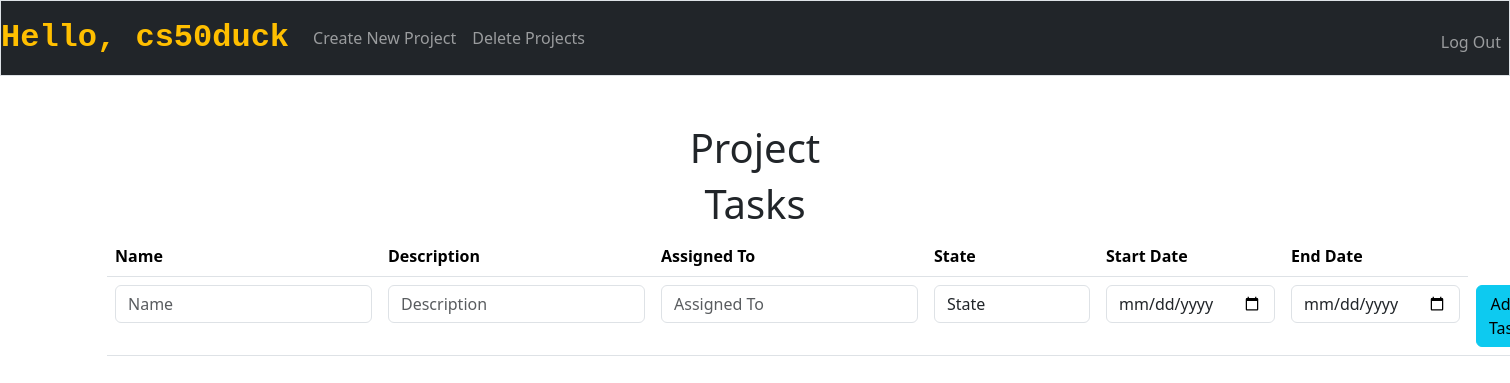
The page /edit_project/11 (signed in) on the database as committed earlier.
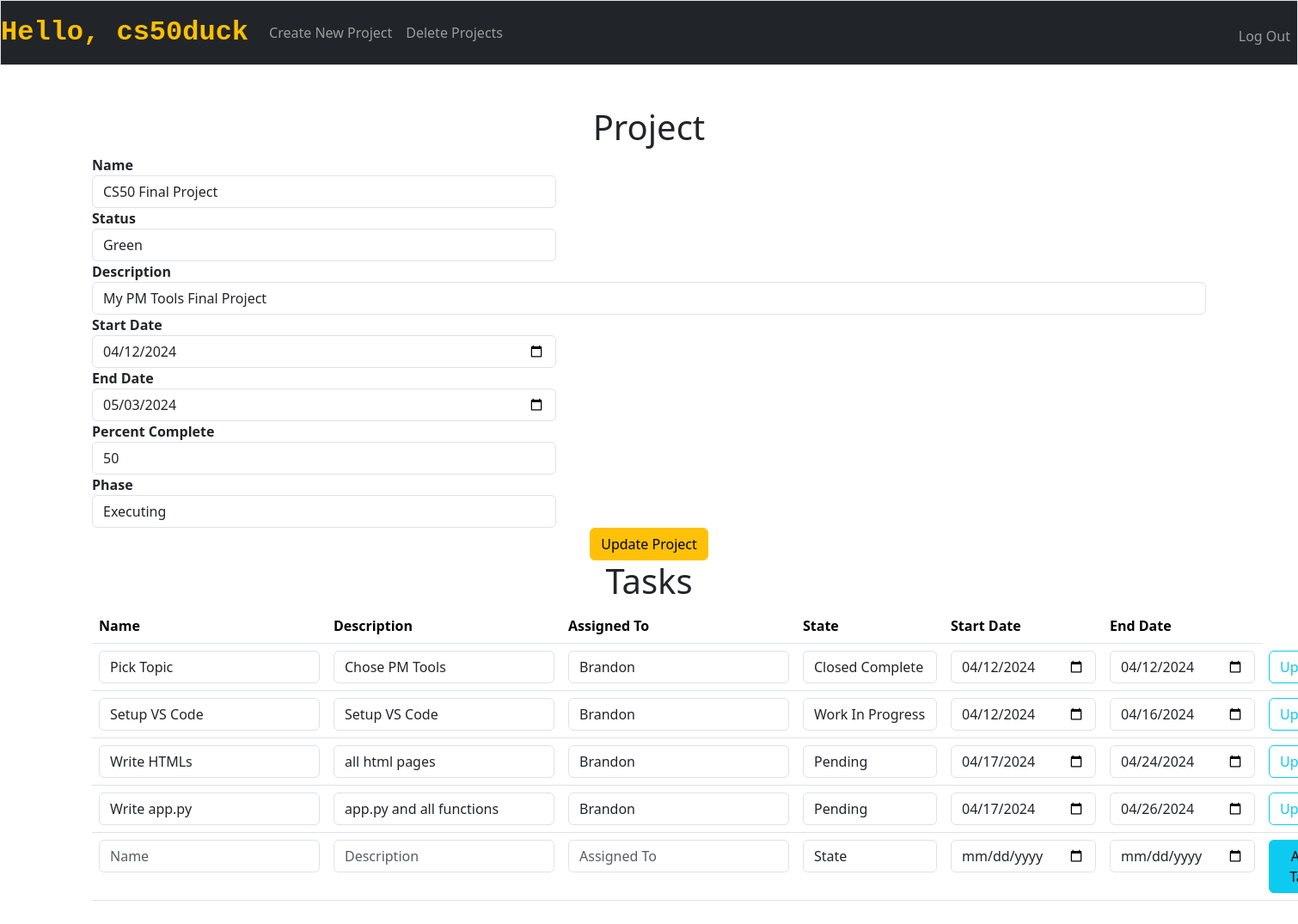
The same page on the database as committed later.
### tables this page shows
CREATE TABLE projects(
	id INTEGER PRIMARY KEY AUTOINCREMENT NOT NULL,
	user_id INTEGER NOT NULL,
	name TEXT NOT NULL,
	description TEXT NOT NULL,
	start_date DATE NOT NULL,
	end_date DATE NOT NULL,
	percent_complete INTEGER NOT NULL DEFAULT 0,
	status TEXT CHECK(status IN('Green', 'Yellow', 'Red')) NOT NULL DEFAULT 'Green',
	phase TEXT CHECK(phase IN('Initiating', 'Plannning', 'Executing', 'Delivering', 'Closing')) NOT NULL DEFAULT 'Initiating',
	FOREIGN KEY(user_id) REFERENCES users(id)
	);

CREATE TABLE tasks(
	id INTEGER PRIMARY KEY AUTOINCREMENT NOT NULL,
	user_id INTEGER NOT NULL,
	project_id INTEGER NOT NULL,
	name TEXT NOT NULL,
	description TEXT NOT NULL,
	assigned_to TEXT NOT NULL,
	state TEXT CHECK(state IN('Pending', 'Work In Progress', 'Closed Complete', 'Closed Skipped')) NOT NULL DEFAULT 'Pending',
	start_date DATE NOT NULL,
	end_date DATE NOT NULL,
	FOREIGN KEY(user_id) REFERENCES users(id),
	FOREIGN KEY(project_id) REFERENCES projects(id)
	);

### app.py (the view)
@app.route("/edit_project/<project_id>", methods=["GET", "POST"])
@login_required
def edit_project(project_id):
    user = db.execute("SELECT username FROM users WHERE id = ?", session["user_id"])[0]
    projects = db.execute("SELECT * FROM projects WHERE id = ?", project_id)
    tasks = db.execute("SELECT * FROM tasks WHERE project_id = ? ORDER BY end_date", project_id)
    if request.method == "POST":
        if "project_update" in request.form:
            db.execute("UPDATE projects SET name = ?, description = ?, start_date = ?, end_date = ?, percent_complete = ?, status = ?, phase = ? WHERE id = ?",
                       request.form.get("name"), request.form.get("description"), request.form.get("start_date"), request.form.get("end_date"),
                       request.form.get("percent_complete"), request.form.get("status"), request.form.get("phase"), project_id)
            url = "/edit_project/" + project_id
            return redirect(url)
        elif "add_task" in request.form:
            db.execute("INSERT INTO tasks (user_id, project_id, name, description, assigned_to, state, start_date, end_date) VALUES(?, ?, ?, ?, ?, ?, ?, ?)",
                       session["user_id"], project_id, request.form.get("name"), request.form.get("description"), request.form.get("assigned_to"),
                       request.form.get("state"), request.form.get("start_date"), request.form.get("end_date"))
            url = "/edit_project/" + project_id
            return redirect(url)
        elif "task_update" in request.form:
            db.execute("UPDATE tasks SET name = ?, description = ?, assigned_to = ?, state = ?, start_date = ?, end_date = ? WHERE id = ?",
                       request.form.get("name"), request.form.get("description"), request.form.get("assigned_to"), request.form.get("state"),
                       request.form.get("start_date"), request.form.get("end_date"), request.form.get("task_update"))
            url = "/edit_project/" + project_id
            return redirect(url)
    else:
        return render_template("edit_project.html", project_id=project_id, user=user, projects=projects, tasks=tasks)

### app.py (called while the page is built)
@app.after_request
def after_request(response):
    response.headers["Cache-Control"] = "no-cache, no-store, must-revalidate"
    response.headers["Expires"] = 0
    response.headers["Pragma"] = "no-cache"
    return response

### helpers.py (called while the page is built)
def login_required(f):
    @wraps(f)
    def decorated_function(*args, **kwargs):
        if session.get("user_id") is None:
            return redirect("/login")
        return f(*args, **kwargs)
    return decorated_function

### templates/edit_project.html (shortened to what the changed rows need)
{% extends "layout.html" %}
{% block main %}
    <h1>Project</h1>
    <form class="form-inline" action="/edit_project/{{ project_id }}" method="post">
        {% for project in projects %}
            <div class="form-row" style="text-align:left">
                <div class="col-md-5">
                    <label for="name"><b>Name</b></label>
                    <input type="text" class="form-control" id="name" name="name" value="{{ project.name if project.name else '' }}">
                </div>
                <div class="col-md-5">
                    <label for="status"><b>Status</b></label>
                    <select class="form-control" name="status" id="status">
                        <option value="Green" {% if project.status == "Green" %}selected{% endif %}>Green</option>
                    </select>
                </div>
            </div>
            <div class="form-group" style="text-align:left">
                    <label for="description"><b>Description</b></label>
                    <input type="text" class="form-control" id="description" name="description" value="{{ project.description if project.description else '' }}">
            </div>
            <div class="form-row" style="text-align:left">
                <div class="col-md-5">
                    <label for="start_date"><b>Start Date</b></label>
                    <input type="date" class="form-control" id="start_date" name="start_date" value="{{ project.start_date if project.start_date else '' }}">
                </div>
                <div class="col-md-5">
                    <label for="end_date"><b>End Date</b></label>
                    <input type="date" class="form-control" id="end_date" name="end_date" value="{{ project.end_date if project.end_date else '' }}">
                </div>
            </div>
            <div class="form-row" style="text-align:left">
                <div class="col-md-5">
                    <label for="percent_complete"><b>Percent Complete</b></label>
                    <input type="number" class="form-control" id="percent_complete" name="percent_complete" value="{{ project.percent_complete if project.percent_complete else '0' }}">
                </div>
                <div class="col-md-5">
                    <label for="phase"><b>Phase</b></label>
                    <select class="form-control" name="phase" id="phase">
                        <option value="Executing" {% if project.phase == "Executing" %}selected{% endif %}>Executing</option>
                    </select>
                </div>
            </div>
            <div>
                <button class="btn btn-warning" name="project_update" type="submit" value="{{ project.id }}">Update Project</button>
            </div>
        {% endfor %}
    </form>
    <h1>Tasks</h1>
    <table class="table table-all">
        <thead>
            <tr>
                <th class="text-start">Name</th>
                <th class="text-start">Description</th>
                <th class="text-start">Assigned To</th>
                <th class="text-start">State</th>
                <th class="text-start">Start Date</th>
                <th class="text-start">End Date</th>
            </tr>
        </thead>
        <tbody>
            {% for task in tasks %}
                <tr>
                    <form action="/edit_project/{{ project_id }}" method="post">
                            <td>
                                <input autocomplete="off" autofocus class="form-control mx-auto w-auto" name="name" placeholder="Name" type="text" value="{{ task.name if task.name else '' }}">
                            </td>
                            <td>
                                <input autocomplete="off" autofocus class="form-control mx-auto w-auto" name="description" placeholder="Description" type="text" value="{{ task.description if task.description else '' }}">
                            </td>
                            <td>
                                <input autocomplete="off" autofocus class="form-control mx-auto w-auto" name="assigned_to" placeholder="Assigned To" type="text" value="{{ task.assigned_to if task.assigned_to else '' }}">
                            </td>
                            <td>
                                <select class="form-control mx-auto w-auto" name="state" id="state">
                                    <option value="Pending" {% if task.state == "Pending" %}selected{% endif %}>Pending</option>
                                    <option value="Work In Progress" {% if task.state == "Work In Progress" %}selected{% endif %}>Work In Progress</option>
                                    <option value="Closed Complete" {% if task.state == "Closed Complete" %}selected{% endif %}>Closed Complete</option>
                                </select>
                            </td>
                            <td>
                                <input autocomplete="off" autofocus class="form-control mx-auto w-auto" name="start_date" placeholder="Start Date" type="date" value="{{ task.start_date if task.start_date else '' }}">
                            </td>
                            <td>
                                <input autocomplete="off" autofocus class="form-control mx-auto w-auto" name="end_date" placeholder="End Date" type="date" value="{{ task.end_date if task.end_date else '' }}">
                            </td>
                            <td>
                                <button class="btn btn-outline-info" name="task_update" type="submit" value="{{ task.id }}">Update</button>
                            </td>
                    </form>
                </tr>
            {% endfor %}
        </tbody>
    </table>
{% endblock %}

Rows that differ between the two databases and show on the page:
added projects: name "CS50 Final Project", status "Green", description "My PM Tools Final Project", start_date "04/12/2024", end_date "05/03/2024", percent_complete "50", phase "Executing", {{ project.id }} 11 (drawn)
added tasks: name "Pick Topic", description "Chose PM Tools", assigned_to "Brandon", state "Closed Complete", start_date "04/12/2024", end_date "04/12/2024", {{ task.id }} 12 (drawn)
added tasks: name "Setup VS Code", description "Setup VS Code", assigned_to "Brandon", state "Work In Progress", start_date "04/12/2024", end_date "04/16/2024", {{ task.id }} 13 (drawn)
added tasks: name "Write HTMLs", description "all html pages", assigned_to "Brandon", state "Pending", start_date "04/17/2024", end_date "04/24/2024", {{ task.id }} 15 (drawn)
added tasks: name "Write app.py", description "app.py and all functions", assigned_to "Brandon", state "Pending", start_date "04/17/2024", end_date "04/26/2024", {{ task.id }} 14 (drawn)
